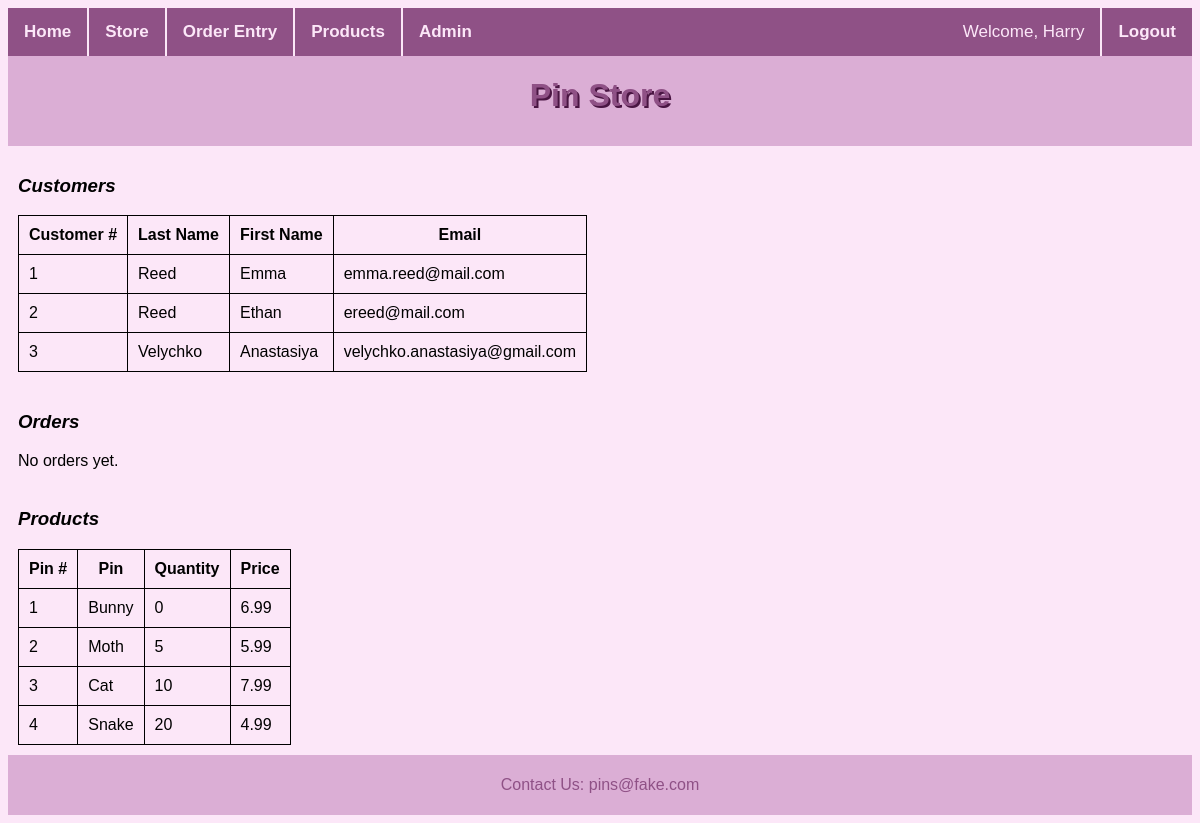
Screenshot of /admin.php (signed in) with the database file from the repository.
### tables this page shows
CREATE TABLE CUSTOMER (
    id INT AUTO_INCREMENT PRIMARY KEY,
    first_name VARCHAR(255) NOT NULL,
    last_name VARCHAR(255) NOT NULL,
    email VARCHAR(255) NOT NULL
);

CREATE TABLE PRODUCT (
    id INT AUTO_INCREMENT PRIMARY KEY,
    product_name VARCHAR(225) NOT NULL,
    image_name VARCHAR(255) NOT NULL,
    price DECIMAL(6, 2) NOT NULL,
    in_stock INT NOT NULL,
    inactive TINYINT NOT NULL
);

### database.php (called while the page is built, shortened)
<?php
    function getMyCustomers($conn) {
        $sql = "SELECT * FROM customer";
        $result = $conn->query($sql);
        return $result;
    }
    function getMyOrders($conn) {
        $sql = "SELECT * FROM orders";
        $result = $conn->query($sql);
        return $result;
    }
    function getMyProducts($conn) {
        $sql = "SELECT * FROM product";
        $result = $conn->query($sql);
        return $result;
    }
?>

### admin.php (the view, shortened to what this page needs)
<!DOCTYPE html>
<?php
    include 'database.php';
    $conn = getConnection();
?>
<html lang="en">
    <head>
        <link rel="stylesheet" type="text/css" href="admin.css" />
        <link rel="stylesheet" type="text/css" href="common.css" />
    </head>
    <body>
        <?php
            include('header.php');
        ?>
        <div>
            <?php
                $result = getMyCustomers($conn);
            ?>
            <h3><i>Customers</i></h3>
            <table>
                <tr>
                    <th>Customer #</th>
                    <th>Last Name</th>
                    <th>First Name</th>
                    <th>Email</th>
                </tr>
                <?php if ($result): ?>
                    <?php foreach($result as $row): ?>
                    <tr>
                        <td><?= $row['id'] ?></td>
                        <td><?= $row['last_name'] ?></td>
                        <td><?= $row['first_name'] ?></td>
                        <td><?= $row['email'] ?></td>
                    </tr>
                    <?php endforeach ?>
                <?php endif ?>
            </table>
        </div>
        <div>
            <?php
                function displayOrders($conn) {
                    $result = getMyOrders($conn);
                    if ($result->num_rows > 0): ?>
                        <table>
                            <tr>
                                <th>Customer</th>
                                <th>Pin</th>
                                <th>Date</th>
                                <th>Quantity</th>
                                <th>Price</th>
                                <th>Tax</th>
                                <th>Donation</th>
                                <th>Total</th>
                            </tr>
                            <?php foreach($result as $row):
                                $customer = getCustomerById($conn, $row['customer_id']);
                                $customerName = $customer['first_name'] . " " . $customer['last_name'];
                                $productName = getProductById($conn, $row['product_id'])['product_name'];
                                $total = number_format($row['quantity'] * $row['price'] + $row['tax'] + $row['donation'], 2);
                            ?>
                                <tr>
                                    <td><?= $customerName ?></td>
                                    <td><?= $productName ?></td>
                                    <td><?= date("m/d/y h:i A", $row['timestamp']) ?></td>
                                    <td><?= $row['quantity'] ?></td>
                                    <td><?= $row['price'] ?></td>
                                    <td><?= $row['tax'] ?></td>
                                    <td><?= $row['donation'] ?></td>
                                    <td><?= $total ?></td>
                                </tr>
                            <?php endforeach ?>
                        </table>
                    <?php else:
                        echo "No orders yet.";
                    endif;
                }
            ?>
            <h3><i>Orders</i></h3>
            <?php
                displayOrders($conn);
            ?>
        </div>
        <div>
            <h3><i>Products</i></h3>
            <table>
                <tr>
                    <th>Pin #</th>
                    <th>Pin</th>
                    <th>Quantity</th>
                    <th>Price</th>
                </tr>
                <?php
                    $result = getMyProducts($conn); ?>
                <?php foreach($result as $row): ?>
                    <tr>
                        <td><?= $row['id'] ?></td>
                        <td><?= $row['product_name'] ?></td>
                        <td><?= $row['in_stock'] ?></td>
                        <td><?= $row['price'] ?></td>
                    </tr>
                <?php endforeach ?>
            </table>
        </div>
        <?php
            include('footer.php');
        ?>
    </body>
</html>

### admin.css (style rules this page uses)
body { background-color: rgb(252, 231, 248); font-family: Arial, Helvetica, sans-serif; }
div { padding: 10px; }
table, td, th { border: 1px double black; border-collapse: collapse; }
td, th { padding: 10px; }

### rows the page displays
customer: id "1", last_name "Reed", first_name "Emma", email "emma.reed@mail.com"
customer: id "2", last_name "Reed", first_name "Ethan", email "ereed@mail.com"
customer: id "3", last_name "Velychko", first_name "Anastasiya", email "velychko.anastasiya@gmail.com"
product: id "1", product_name "Bunny", in_stock "0", price "6.99"
product: id "2", product_name "Moth", in_stock "5", price "5.99"
product: id "3", product_name "Cat", in_stock "10", price "7.99"
product: id "4", product_name "Snake", in_stock "20", price "4.99"

### other values shown
$_SESSION['first_name'] "Harry"
